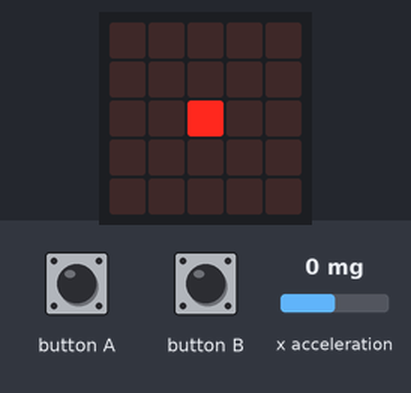
This program was run on a simulated BBC micro:bit running MicroPython. Parts: the board's 5×5 LED display. The test bench sets the inputs (shaded band); at power-on: x acceleration 0 mg. What the program prints to the serial console is not drawn.

Above: at 1.2 s.
1.3 s: x acceleration set to -184 mg
2.8 s: x acceleration set to -210 mg
At 3.9 s:
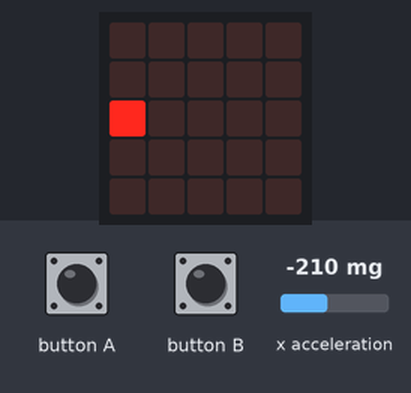
4.3 s: button A pressed for 0.15 s
At 4.37 s:
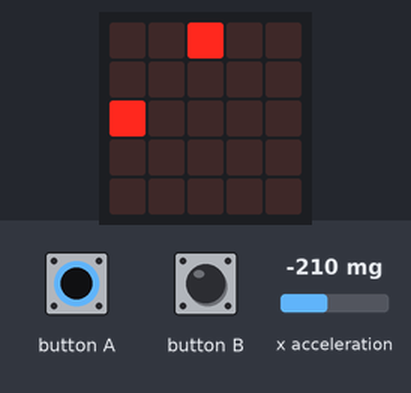
5.9 s: button B pressed for 0.15 s
At 5.97 s:
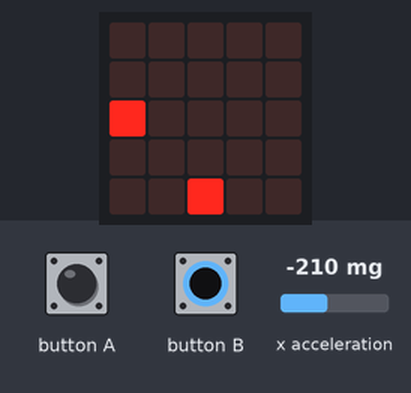
7.5 s: x acceleration set to 1440 mg
At 8.7 s:
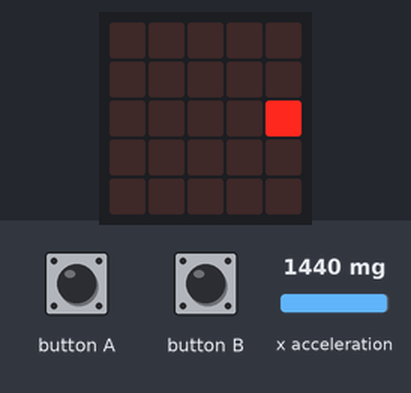
9.0 s: button A pressed for 1 s
At 9.8 s:
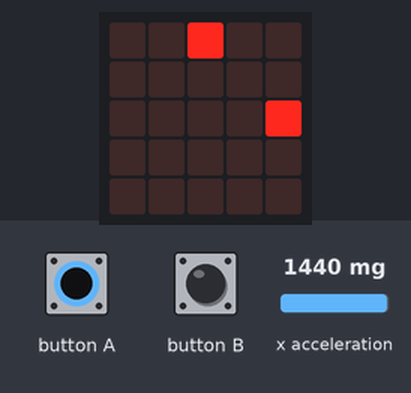
Timing chart, 0 to 9.0 s (numbered marks = the images above; inputs shaded):
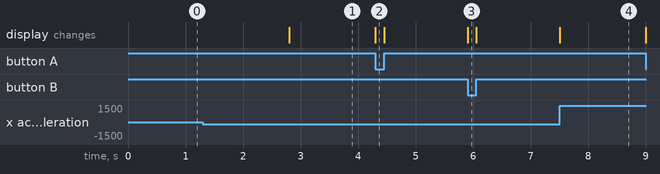

Measured:
- the behaviour switches between -199 and -200 mg on x acceleration (found by bisection; images 0 and 1)
- after the input at 2.8 s, the display: changes at once (image 1)
- after the input at 4.3 s, the display: changes at once (image 2)
- after the input at 5.9 s, the display: changes at once (image 3)
- after the input at 7.5 s, the display: changes at once (image 4)

The program:

control.py
```python
from microbit import *

while True:
    matrix = [['0' for i in range(5)] for j in range(5)]
    x = accelerometer.get_x()
    if x <= -200:
        matrix[2][0] = '9'
    elif x >= 200:
        matrix[2][4] = '9'
    else:
        matrix[2][2] = '9'
    output = str(x)
    if button_a.is_pressed():
        matrix[0][2] = '9'
        output += " 1"
    else:
        output += " 0"
    if button_b.is_pressed():
        matrix[4][2] = '9'
        output += "1"
    else:
        output += "0"
    print(output)
    display.show(Image(":".join(["".join(row) for row in matrix])))
```
